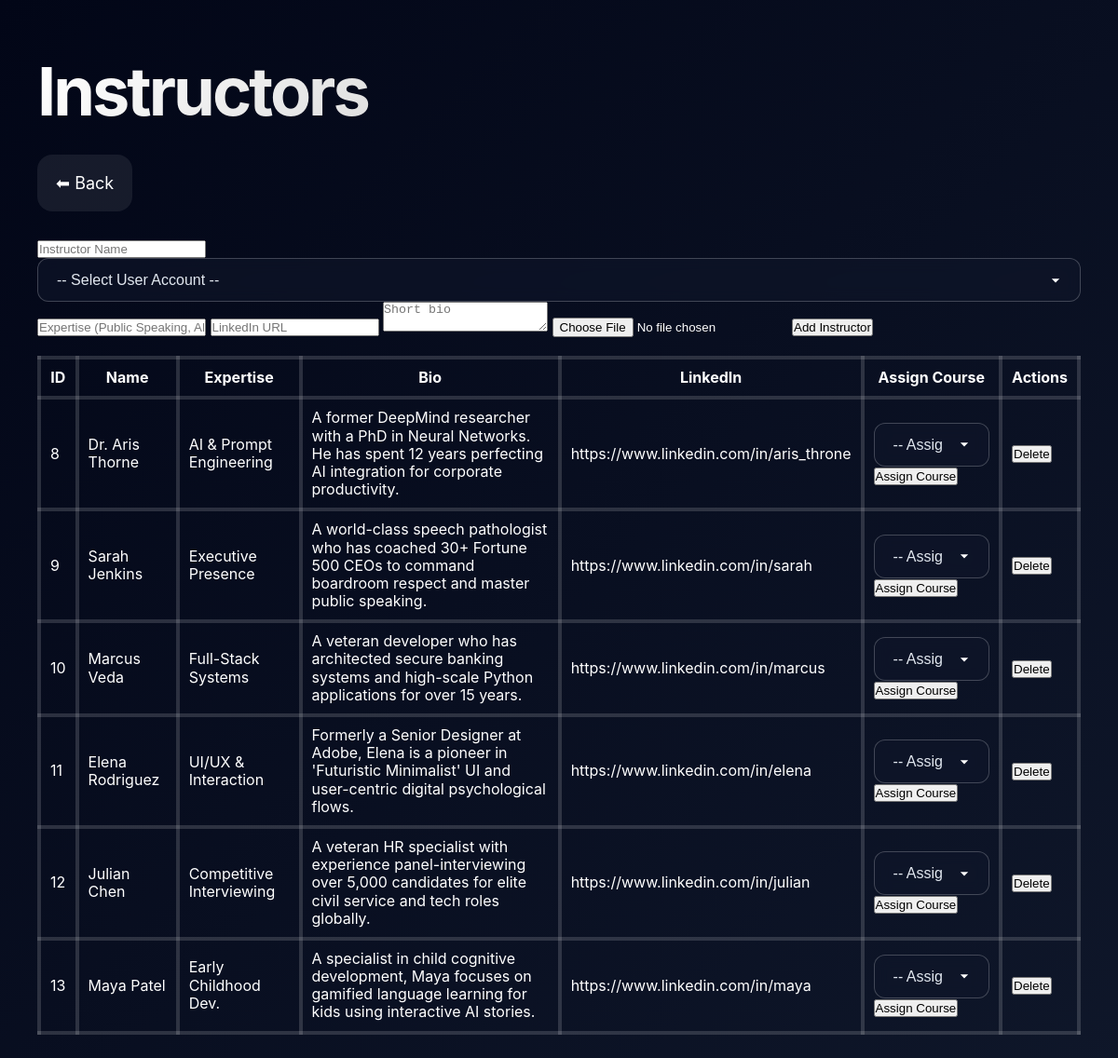
/admin/skills/instructors (signed in), run on the app's committed database.
### tables this page shows
CREATE TABLE instructors (
    id INTEGER PRIMARY KEY AUTOINCREMENT,
    name TEXT,
    bio TEXT,
    photo TEXT,
    linkedin TEXT,
    expertise TEXT
, user_id INTEGER);

### app.py (the view)
@app.route("/admin/skills/instructors")
@csrf.exempt
@login_required
@admin_required
def admin_instructors():
    conn = get_db()
    c = conn.cursor()
    c.execute("SELECT * FROM instructors")
    instructors = c.fetchall()
    c.execute("SELECT id, name, email FROM users")
    users = c.fetchall()
    c.execute("SELECT id, title FROM skill_courses")
    courses = c.fetchall()
    conn.close()
    return render_template(
        "admin/skills/instructors.html",
        instructors=instructors,
        users=users,
        courses=courses
    )

### app.py (called while the page is built)
def get_db():
    conn = sqlite3.connect(DB)
    conn.row_factory = sqlite3.Row
    return conn

def login_required(f):
    @functools.wraps(f)
    def wrapped(*args, **kwargs):
        if 'user_id' not in session:
            return redirect(url_for('login', next=request.path))
        return f(*args, **kwargs)
    return wrapped

def admin_required(f):
    @wraps(f)
    def wrapper(*args, **kwargs):
        if not g.user or g.user.get("role") != "admin":
            abort(403)
        return f(*args, **kwargs)
    return wrapper

@app.before_request
def load_logged_in_user():
    g.user = None
    uid = session.get("user_id")
    if uid:
        conn = get_db(); c = conn.cursor()
        c.execute("SELECT id,name,email,role,verified,school,class,profession,address,photo,gemini_api_key FROM users WHERE id=?", (uid,))
        row = c.fetchone()
        conn.close()
        if row:
            g.user = {
                "id": row["id"], "name": row["name"], "email": row["email"],
                "role": row["role"], "verified": row["verified"],
                "school": row["school"], "class": row["class"],
                "profession": row["profession"], "address": row["address"],
                "photo": row["photo"],
                "gemini_api_key": row["gemini_api_key"]
            }
            if g.user and g.user.get("is_blocked"):
             return "Your account is blocked by admin."

### templates/admin/skills/instructors.html (shortened to what this page needs)
<!DOCTYPE html>
<html lang="en">
<head>
  <link rel="stylesheet" href="/static/css/style.css">
</head>
<body class="admin-page">
  <h2 style="margin-top: 20px;margin-bottom: 50px;" class="hero-title"> Instructors</h2>
  <a href="/admin/dashboard" class="admin-card">⬅ Back</a>
<div class="admin-container" style="margin-top: 50px;">
  <form method="post" action="/admin/skills/instructors/add" enctype="multipart/form-data">
    <input name="name" placeholder="Instructor Name" required>
    <select name="user_id" required>
      <option value="">-- Select User Account --</option>
      </select>
    <input name="expertise" placeholder="Expertise (Public Speaking, AI, etc)">
    <input name="linkedin" placeholder="LinkedIn URL">
    <textarea name="bio" placeholder="Short bio"></textarea>
    <input type="file" name="photo">
    <button type="submit">Add Instructor</button>
  </form>
  <table class="admin-table">
    <tr>
      <th>ID</th><th>Name</th><th>Expertise</th><th>Bio</th><th>LinkedIn</th><th>Assign Course</th><th>Actions</th>
    </tr>
    {% for i in instructors %}
    <tr>
      <td>{{ i.id }}</td>
      <td>{{ i.name }}</td>
      <td>{{ i.expertise }}</td>
      <td>{{ i.bio }}</td>
      <td>{{ i.linkedin }}</td>
      <td >
    <form method="post" action="/admin/skills/assign_course" >
      <select name="course_id" required>
        <option value="">-- Assign Course --</option>
      </select>
      <button type="submit" >
        Assign Course
      </button>
    </form>
  </td>
  <td>
        <form method="post" action="/admin/delete/instructors/{{ i.id }}">
          <button type="submit" class="danger">Delete</button>
        </form>
      </td>
    </tr>
    {% endfor %}
  </table>
</div>
</body>
</html>

### static/css/style.css (style rules this page uses)
* { margin: 0; padding: 0; box-sizing: border-box; }
body { font-family: -apple-system, BlinkMacSystemFont, 'SF Pro Display', 'Segoe UI', sans-serif; line-height: 1.2; color: #ffffff; background: linear-gradient(135deg, #0a0a0a 0%, #1a1a2e 25%, #16213e 50%, #0f3460 75%, #533483 100%); background-attachment: fixed; min-height: 100vh; overflow-x: hidden; }
.hero-title { font-size: clamp(48px, 6vw, 92px); font-weight: 700; line-height: 1.05; color: #ffffff; margin-top: 50px; margin-bottom: 27px; letter-spacing: -3px; background: linear-gradient(135deg, #ffffff 0%, #a8a8a8 100%); -webkit-background-clip: text; -webkit-text-fill-color: transparent; background-clip: text; }
html { scroll-behavior: smooth; }
select.form-input-minimal, select.form-select-minimal, select { -moz-appearance: none; -webkit-appearance: none; appearance: none; width: 100%; padding: 14px 20px; border-radius: 12px; background: rgba(15, 23, 42, 0.6); -webkit-backdrop-filter: blur(8px); backdrop-filter: blur(8px); border: 1px solid rgba(255, 255, 255, 0.22); color: #e2e8f0; font-size: 16px; font-weight: 500; cursor: pointer; outline: none; transition: border-color 0.3s ease, box-shadow 0.3s ease, background 0.3s ease, transform 0.25s ease; }
select { background-repeat: no-repeat; background-position: right 16px center; padding-right: 50px; }
select option { background-color: #23345cfa; color: #f8fafc; padding: 12px; font-size: 15px; border: none; }
.admin-page { min-height: 100vh; background: linear-gradient(135deg, #020617, #0f172a); color: white; padding: 40px; }
.admin-container { max-width: 1700px; overflow-y: auto; overflow-x: auto; margin-top: 50pxpx; margin-bottom: 10px; }
.admin-card { padding: 20px; background: rgba(255,255,255,0.08); border-radius: 16px; margin-top: 30px; margin-bottom: 30px; text-align: center; text-decoration: none; color: white; -webkit-backdrop-filter: blur(12px); backdrop-filter: blur(12px); font-size: 18px; transition: 0.3s; }
.admin-table { width: 100%; border-collapse: collapse; margin-top: 20px; margin-bottom: 40px; }
.admin-table th, .admin-table td { border: 4px solid rgba(255,255,255,0.15); padding: 10px; }

### data on the page
instructors: id "8", name "Dr. Aris Thorne", expertise "AI & Prompt Engineering", bio "A former DeepMind researcher with a PhD in Neural Networks. He has spent 12 years perfecting AI integration for corporate productivity.", linkedin "https://www.linkedin.com/in/aris_throne"
instructors: id "9", name "Sarah Jenkins", expertise "Executive Presence", bio "A world-class speech pathologist who has coached 30+ Fortune 500 CEOs to command boardroom respect and master public speaking.", linkedin "https://www.linkedin.com/in/sarah"
instructors: id "10", name "Marcus Veda", expertise "Full-Stack Systems", bio "A veteran developer who has architected secure banking systems and high-scale Python applications for over 15 years.", linkedin "https://www.linkedin.com/in/marcus"
instructors: id "11", name "Elena Rodriguez", expertise "UI/UX & Interaction", bio "Formerly a Senior Designer at Adobe, Elena is a pioneer in 'Futuristic Minimalist' UI and user-centric digital psychological flows.", linkedin "https://www.linkedin.com/in/elena"
instructors: id "12", name "Julian Chen", expertise "Competitive Interviewing", bio "A veteran HR specialist with experience panel-interviewing over 5,000 candidates for elite civil service and tech roles globally.", linkedin "https://www.linkedin.com/in/julian"
instructors: id "13", name "Maya Patel", expertise "Early Childhood Dev.", bio "A specialist in child cognitive development, Maya focuses on gamified language learning for kids using interactive AI stories.", linkedin "https://www.linkedin.com/in/maya"
